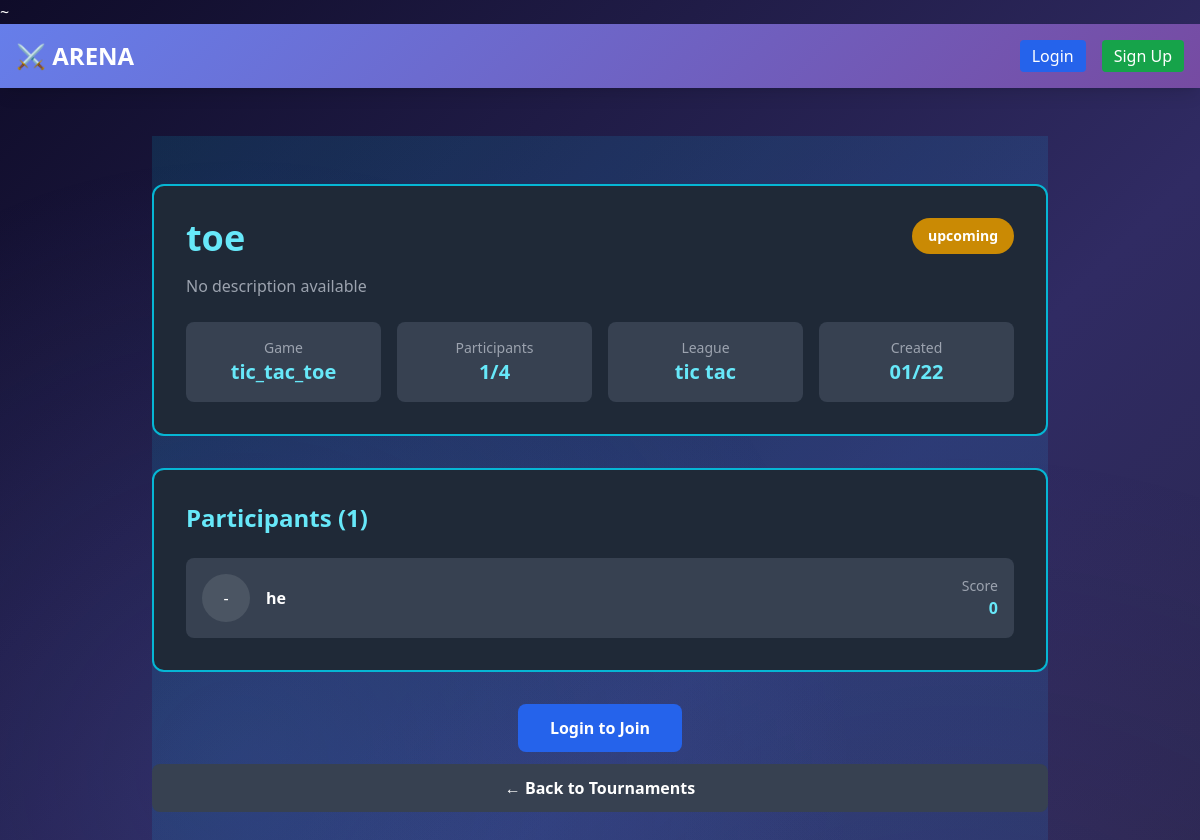
The page /tournament/1 on the database its author committed.
### models.py (models this page shows)
class Tournament(db.Model):
    id = db.Column(db.Integer, primary_key=True)
    name = db.Column(db.String(200), nullable=False)
    description = db.Column(db.Text)
    game_type = db.Column(db.String(20), nullable=False)  # tic_tac_toe, checkers, maze
    league_id = db.Column(db.Integer, db.ForeignKey('league.id'), nullable=True)
    league = db.relationship('League', backref='tournaments')
    status = db.Column(db.String(20), default='upcoming')  # upcoming, ongoing, completed
    start_date = db.Column(db.DateTime, nullable=True)
    end_date = db.Column(db.DateTime, nullable=True)
    max_participants = db.Column(db.Integer)
    created_by = db.Column(db.Integer, db.ForeignKey('user.id'), nullable=False)
    created_at = db.Column(db.DateTime, default=datetime.utcnow)
    updated_at = db.Column(db.DateTime, default=datetime.utcnow, onupdate=datetime.utcnow)
    participants = db.relationship('TournamentParticipant', backref='tournament', lazy=True, cascade='all, delete-orphan')

class League(db.Model):
    id = db.Column(db.Integer, primary_key=True)
    name = db.Column(db.String(200), nullable=False, unique=True)
    description = db.Column(db.Text)
    game_type = db.Column(db.String(20), nullable=False)  # tic_tac_toe, checkers, maze
    status = db.Column(db.String(20), default='active')  # active, inactive, archived
    created_by = db.Column(db.Integer, db.ForeignKey('user.id'), nullable=False)
    created_at = db.Column(db.DateTime, default=datetime.utcnow)
    updated_at = db.Column(db.DateTime, default=datetime.utcnow, onupdate=datetime.utcnow)
    members = db.relationship('LeagueMember', backref='league', lazy=True, cascade='all, delete-orphan')

class TournamentParticipant(db.Model):
    id = db.Column(db.Integer, primary_key=True)
    tournament_id = db.Column(db.Integer, db.ForeignKey('tournament.id'), nullable=False)
    user_id = db.Column(db.Integer, db.ForeignKey('user.id'), nullable=False)
    joined_at = db.Column(db.DateTime, default=datetime.utcnow)
    position = db.Column(db.Integer, nullable=True)  # Final position/ranking
    score = db.Column(db.Integer, default=0)
    __table_args__ = (db.UniqueConstraint('tournament_id', 'user_id', name='unique_tournament_participant'),)

class User(UserMixin, db.Model):
    id = db.Column(db.Integer, primary_key=True)
    username = db.Column(db.String(80), unique=True, nullable=False)
    password = db.Column(db.String(200), nullable=False)
    role = db.Column(db.String(20), nullable=False)  # player or admin
    created_at = db.Column(db.DateTime, default=datetime.utcnow)
    advertisements = db.relationship('Advertisement', backref='advertiser', lazy=True, cascade='all, delete-orphan')
    leagues_created = db.relationship('League', backref='creator', lazy=True, cascade='all, delete-orphan', foreign_keys='League.created_by')
    tournaments_created = db.relationship('Tournament', backref='creator', lazy=True, cascade='all, delete-orphan', foreign_keys='Tournament.created_by')
    league_memberships = db.relationship('LeagueMember', backref='user', lazy=True, cascade='all, delete-orphan')
    tournament_participations = db.relationship('TournamentParticipant', backref='user', lazy=True, cascade='all, delete-orphan')

### ads.py (the view)
@ads_bp.route("/tournament/<int:tournament_id>")
def view_tournament(tournament_id):
    tournament = Tournament.query.get(tournament_id)
    if not tournament:
        return redirect("/tournaments")
    return render_template("tournament_detail.html", tournament=tournament)

### templates/tournament_detail.html (shortened to what this page needs)
~{% extends "base.html" %}
{% block content %}
<div class="max-w-4xl mx-auto tournament-detail-bg min-h-screen py-12">
  <div class="bg-gray-800 p-8 rounded-xl border-2 border-cyan-500 mb-8">
    <div class="flex justify-between items-start mb-4">
      <h1 class="text-4xl font-bold text-cyan-300">{{ tournament.name }}</h1>
      <span class="px-4 py-2 rounded-full text-sm font-bold {% if tournament.status == 'upcoming' %}bg-yellow-600{% elif tournament.status == 'ongoing' %}bg-green-600{% else %}bg-gray-600{% endif %} text-white">
        {{ tournament.status }}
      </span>
    </div>
    <p class="text-gray-400 mb-6">{{ tournament.description or 'No description available' }}</p>
    <div class="grid grid-cols-2 md:grid-cols-4 gap-4">
      <div class="bg-gray-700 p-4 rounded-lg text-center">
        <p class="text-gray-400 text-sm">Game</p>
        <p class="text-xl font-bold text-cyan-300">{{ tournament.game_type }}</p>
      </div>
      <div class="bg-gray-700 p-4 rounded-lg text-center">
        <p class="text-gray-400 text-sm">Participants</p>
        <p class="text-xl font-bold text-cyan-300">{{ tournament.participants|length }}/{{ tournament.max_participants or '∞' }}</p>
      </div>
      {% if tournament.league %}
      <div class="bg-gray-700 p-4 rounded-lg text-center">
        <p class="text-gray-400 text-sm">League</p>
        <p class="text-xl font-bold text-cyan-300">{{ tournament.league.name }}</p>
      </div>
      {% endif %}
      <div class="bg-gray-700 p-4 rounded-lg text-center">
        <p class="text-gray-400 text-sm">Created</p>
        <p class="text-xl font-bold text-cyan-300">{{ tournament.created_at.strftime('%m/%d') }}</p>
      </div>
    </div>
    {% set is_participant = tournament.participants|selectattr('user_id', 'equalto', current_user.id)|list|length > 0 %}
  </div>
  <div class="bg-gray-800 p-8 rounded-xl border-2 border-cyan-500 mb-8">
    <h2 class="text-2xl font-bold text-cyan-300 mb-6">Participants ({{ tournament.participants|length }})</h2>
    {% if tournament.participants %}
    <div class="space-y-3">
      {% for participant in tournament.participants|sort(attribute='position') %}
      <div class="bg-gray-700 p-4 rounded-lg flex justify-between items-center">
        <div class="flex items-center gap-4">
          {% if participant.position %}
          <div class="bg-cyan-600 w-12 h-12 rounded-full flex items-center justify-center font-bold">
            #{{ participant.position }}
          </div>
          {% else %}
          <div class="bg-gray-600 w-12 h-12 rounded-full flex items-center justify-center">
            -
          </div>
          {% endif %}
          <p class="font-bold text-white">{{ participant.user.username }}</p>
        </div>
        <div class="text-right">
          <p class="text-sm text-gray-400">Score</p>
          <p class="font-bold text-cyan-300">{{ participant.score }}</p>
        </div>
      </div>
      {% endfor %}
    </div>
    {% else %}
    <p class="text-gray-400 text-center py-8">No participants yet. Be the first to join!</p>
    {% endif %}
  </div>
  <div class="text-center space-y-3">
    {% if current_user.is_authenticated %}
      {% set is_participant = tournament.participants|selectattr('user_id', 'equalto', current_user.id)|list|length > 0 %}
      {% if is_participant %}
        <button class="bg-green-600 text-white font-bold py-3 px-8 rounded-lg cursor-not-allowed opacity-75">✓ Registered</button>
      {% elif tournament.status == 'completed' %}
        <button class="bg-gray-600 text-white font-bold py-3 px-8 rounded-lg cursor-not-allowed">Tournament Ended</button>
      {% elif tournament.max_participants and tournament.participants|length >= tournament.max_participants %}
        <button class="bg-gray-600 text-white font-bold py-3 px-8 rounded-lg cursor-not-allowed">Tournament Full</button>
      {% else %}
        <form method="POST" action="/join-tournament">
          <input type="hidden" name="tournament_id" value="{{ tournament.id }}">
          <button type="submit" class="bg-blue-600 hover:bg-blue-700 text-white font-bold py-3 px-8 rounded-lg transition">Join This Tournament</button>
        </form>
      {% endif %}
    {% else %}
      <a href="/login" class="inline-block bg-blue-600 hover:bg-blue-700 text-white font-bold py-3 px-8 rounded-lg transition">Login to Join</a>
    {% endif %}
    <a href="/tournaments" class="block bg-gray-700 hover:bg-gray-600 text-white font-bold py-3 px-8 rounded-lg transition">← Back to Tournaments</a>
  </div>
</div>
{% endblock %}

### templates/base.html (style rules this page uses)
body { background: linear-gradient(135deg, #0f0c29 0%, #302b63 50%, #24243e 100%); background-attachment: fixed; background-repeat: no-repeat; min-height: 100vh; }
body::before { content: ''; position: fixed; top: 0; left: 0; right: 0; bottom: 0; background-image: radial-gradient(circle at 20% 50%, rgba(102, 126, 234, 0.15) 0%, transparent 50%), radial-gradient(circle at 80% 80%, rgba(118, 75, 162, 0.15) 0%, transparent 50%); pointer-events: none; z-index: 1; }

### templates/tournament_detail.html (style rules this page uses)
.tournament-detail-bg { background: linear-gradient(135deg, rgba(6, 182, 212, 0.15) 0%, rgba(59, 130, 246, 0.15) 100%); background-attachment: fixed; }

### rows shown on the page
Tournament: name "toe", status "upcoming", description "No description available", game_type "tic_tac_toe", max_participants "4", created_at "01/22"
League: league.name "tic tac"
TournamentParticipant: user.username "he", score "0"

### other values the page prints
{{ tournament.participants|length }} "1"
